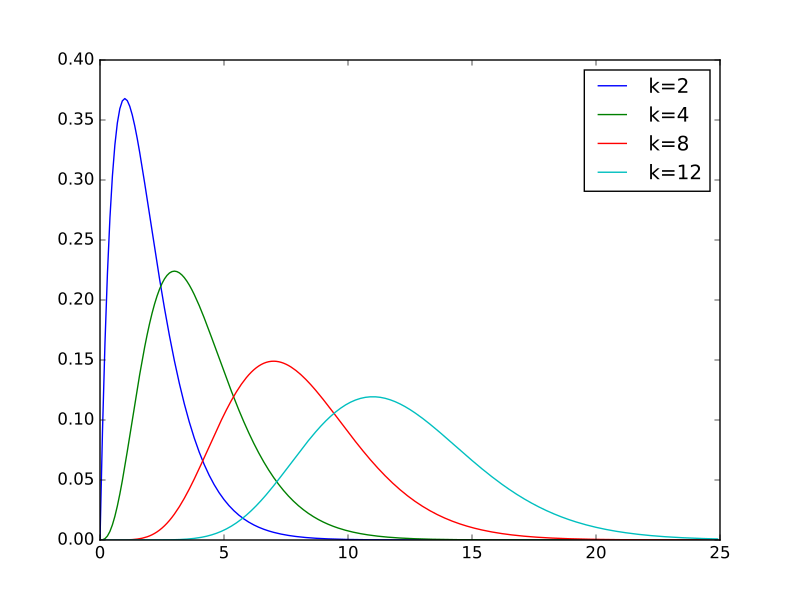

Python code for this plot:
plt.plot(x, gamma.pdf(x, 2), label='k=2')
# [...]
plt.plot(x, gamma.pdf(x, 4), label='k=4')
# [...]
plt.plot(x, gamma.pdf(x, 8), label='k=8')
# [...]
plt.plot(x, gamma.pdf(x, 12), label='k=12')
# [...]
plt.legend()
# <...>
